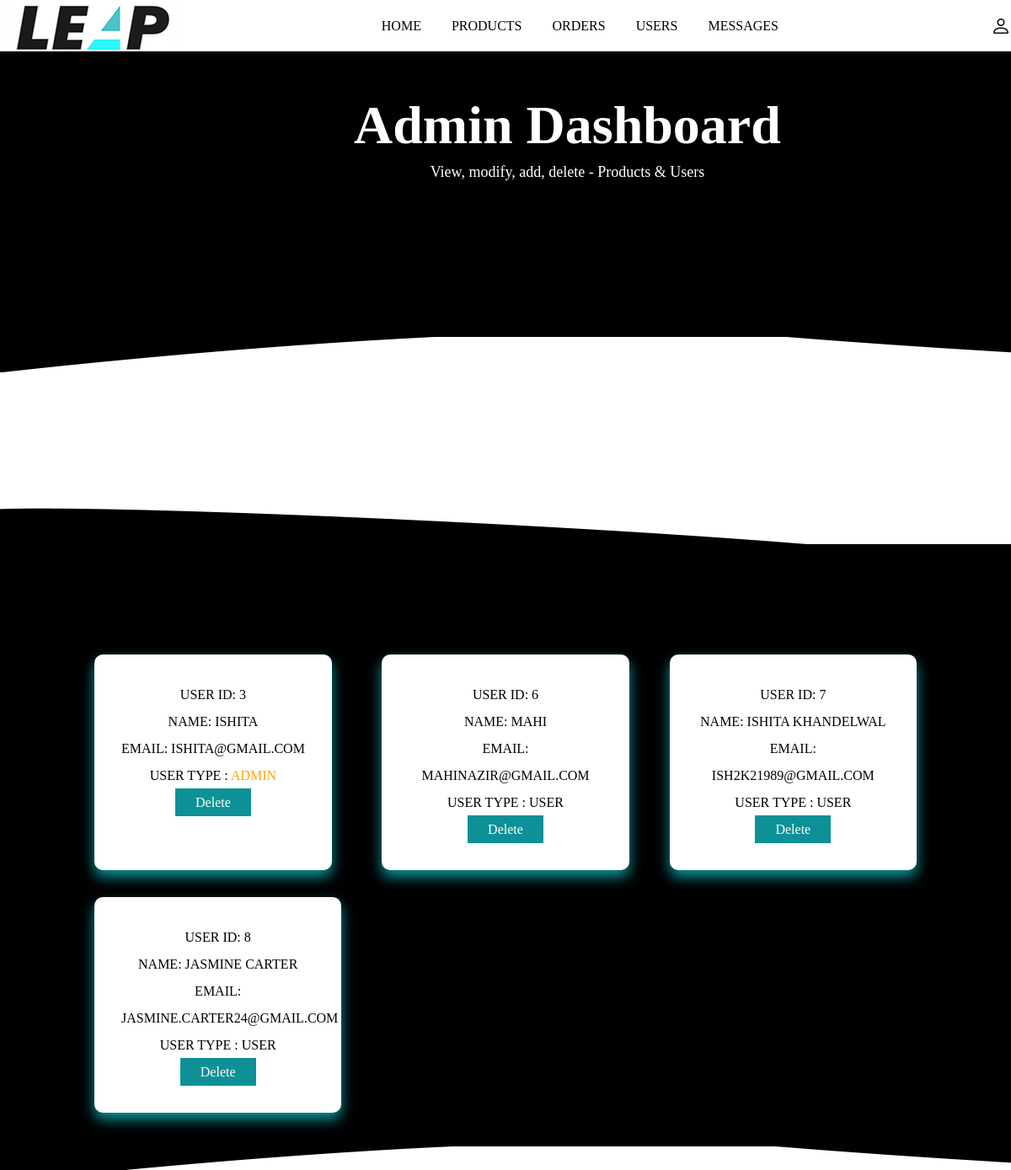
Before: /admin_user.php (signed in) with the older database file.
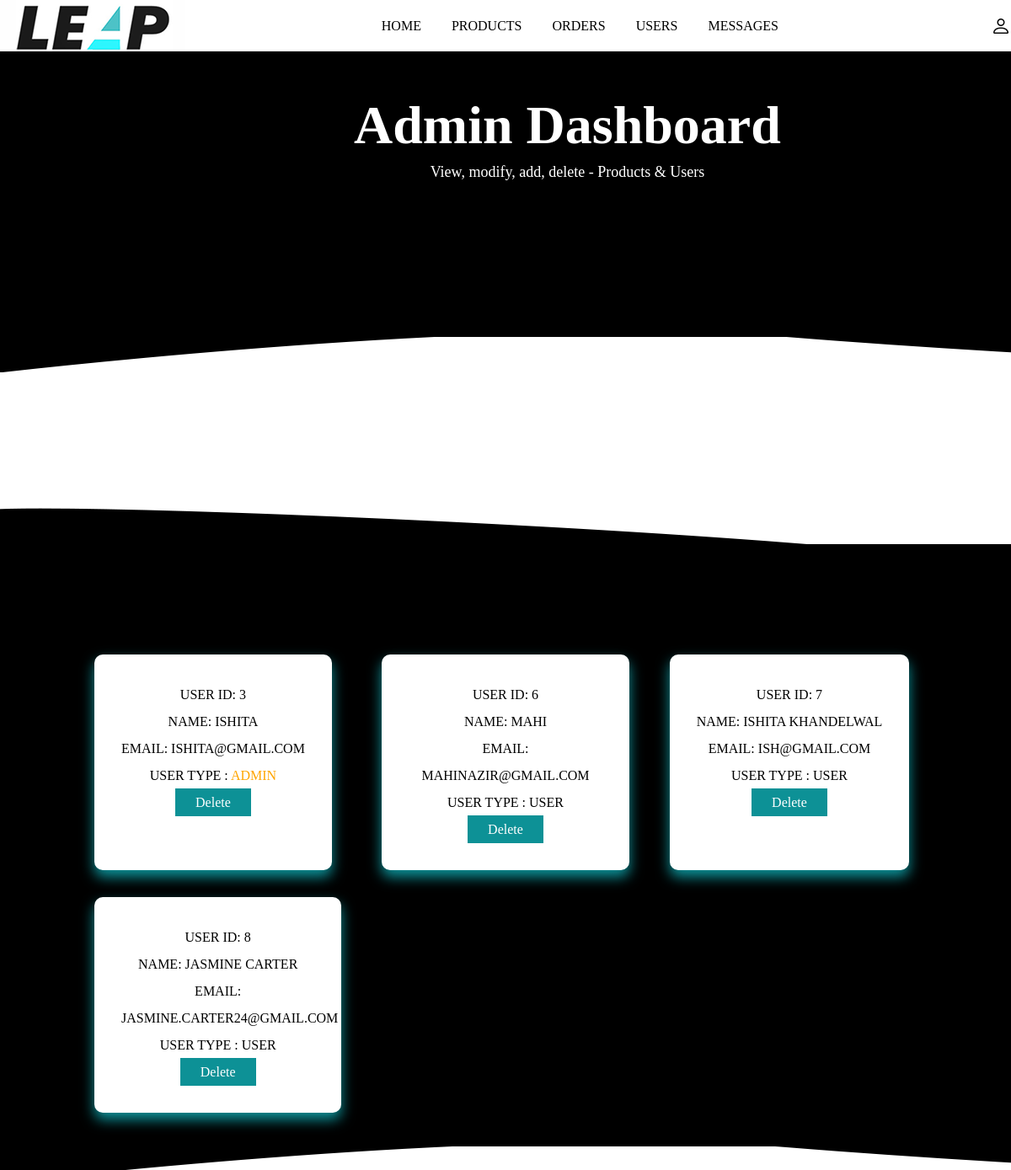
After: the same page with the newer database file.
### tables this page shows
CREATE TABLE `users` (
  `id` int(255) NOT NULL,
  `name` varchar(255) NOT NULL,
  `email` varchar(255) NOT NULL,
  `password` varchar(255) NOT NULL,
  `user_type` varchar(255) NOT NULL DEFAULT 'user'
);

### admin_user.php (the view, shortened to what this page needs)
<?php
	include 'connection.php';
?>
<!DOCTYPE html>
<html lang="en">
<head>
	<link rel="stylesheet" href="https://cdn.jsdelivr.net/npm/bootstrap-icons@1.9.1/font/bootstrap-icons.css">
</head>
<body>
	<?php include 'admin_header.php'; ?>
	<section class="message-container">
		<h1 class="title">total user account</h1>
		<div class="box-container">
			<?php
				$select_users = mysqli_query($conn,"SELECT * FROM `users`") or die('query failed');
				if (mysqli_num_rows($select_users)>0) {
					while($fetch_users = mysqli_fetch_assoc($select_users)){
			?>
			<div class="box">
				<p>user id: <span><?php echo $fetch_users['id']; ?></span></p>
				<p>name: <span><?php echo $fetch_users['name']; ?></span></p>
				<p>email: <span><?php echo $fetch_users['email']; ?></span></p>
				<p>user type : <span style="color:<?php if($fetch_users['user_type']=='admin'){echo 'orange';}; ?>"><?php echo $fetch_users['user_type']; ?></span></p>
				<a href="admin_user.php?delete=<?php echo $fetch_users['id']; ?>;" onclick="return confirm('delete this message');" class="delete">delete</a>
			</div>
			<?php
					}
				}else{
						echo '
							<div class="empty">
								<p>no products added yet!</p>
							</div>
						';
				}
			?>
		</div>
	</section>
</body>
</html>

### admin_header.php (shortened to what this page needs)
<!DOCTYPE html>
<html lang="en">
<head>
	<link rel="stylesheet" href="https://cdn.jsdelivr.net/npm/bootstrap-icons@1.9.1/font/bootstrap-icons.css">
	<link rel="stylesheet" href="main.css">
</head>
<body>
	<header class="header">
		<div class="flex">
			<a href="admin_pannel.php" class="logo"><img src="img/logo.png"></a>
			<nav class="navbar">
				<a href="admin_pannel.php">home</a>
				<a href="admin_product.php">products</a>
				<a href="admin_order.php">orders</a>
				<a href="admin_user.php">users</a>
				<a href="admin_message.php">messages</a>
			</nav>
			<div class="icons">
				<i class="bi bi-person" id="user-btn"></i>
			</div>
		</div>
	</header>
	<div class="banner">
		<div class="detail">
			<h1>admin dashboard</h1>
			<p>View, modify, add, delete - Products & Users</p>
		</div>
	</div>
</body>
</html>

### main.css (style rules this page uses)
* { margin: 0; padding: 0; box-sizing: border-box; }
:root { --box-shadow: 0px 0px 0px 6px #0d9196a1; --box-shadow2: 0 .5rem 1rem #15f3ff9c; --blue: #0d9196; --black: #000; --lightblue: #15f5ff; }
a { text-decoration: none; }
.title { text-align: center; margin-bottom: 1rem }
.banner { background-color: var(--black); width: 100%; height: auto; min-height: 50vh; position: relative; z-index: 1; }
.banner .detail { position: absolute; padding: 7rem 0; left: 35%; text-align: center; z-index: 200; color: #fff; }
.banner .detail h1 { font-size: 4rem; color: #fff; text-transform: capitalize; }
.banner .detail p { color: #fff; font-size: 18px; line-height: 2; }
header { position: fixed; top: 0; left: 0; width: 100%; z-index: 101; transition: .3s; background: #fff; }
.flex { max-width: 1200px; display: flex; justify-content: space-between; align-items: center; position: relative; margin: 0 auto; }
.navbar a { margin: 0 1rem; font-size: 1rem; color: #000; text-transform: uppercase; }
.header .icons { display: flex; }
.header .icons i { margin-left: 1.2rem; font-size: 1.5rem; cursor: pointer; color: #000; }
.box-container { padding: 2% 8%; display: grid; grid-template-columns: repeat(auto-fit, minmax(20rem, 1fr)); column-gap: 1rem; }
.box-container .box, .popular-brands-content .card { background: #fff; box-shadow: var(--box-shadow2); padding: 2rem; margin: 1rem; text-align: center; border-radius: 10px; line-height: 2; text-transform: uppercase; position: relative; max-width: max-content; }

Changed rows visible on the page:
changed users "ISHITA KHANDELWAL": email "ISH2K21989@GMAIL.COM" → "ISH@GMAIL.COM"
